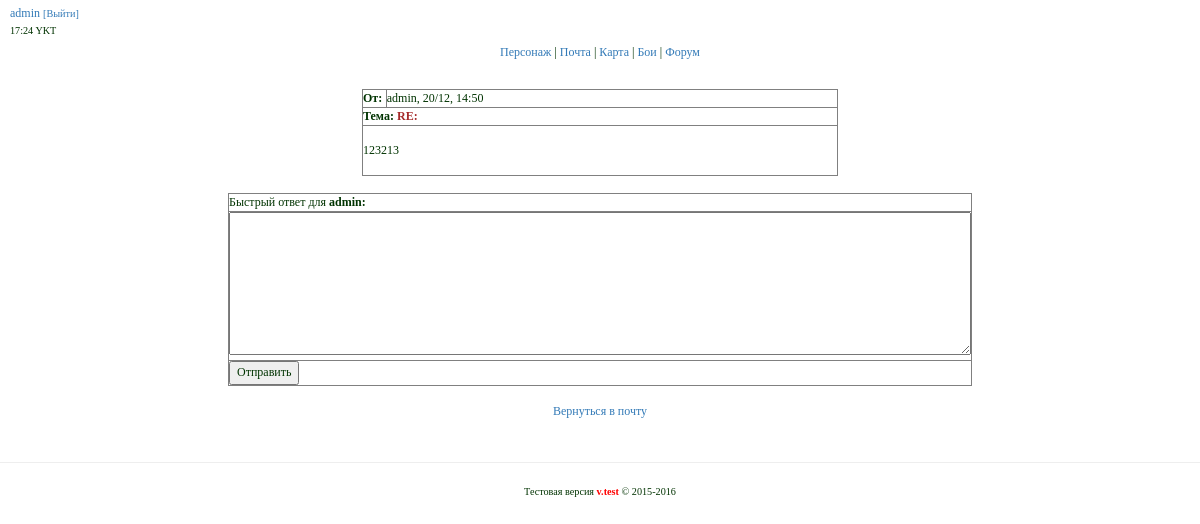
Screenshot of /mail/read?type=1&id_mail=1513749029 (signed in) with the database file from the repository.
### tables this page shows
CREATE TABLE IF NOT EXISTS `mail` (
  `id` int(11) unsigned NOT NULL AUTO_INCREMENT,
  `id_mail` varchar(256) NOT NULL,
  `type` int(11) NOT NULL,
  `sender` varchar(255) NOT NULL,
  `receiver` varchar(255) NOT NULL,
  `date` varchar(255) NOT NULL,
  `title` varchar(255) NOT NULL,
  `text` text NOT NULL,
  `new` int(11) NOT NULL DEFAULT '1',
  PRIMARY KEY (`id`)
);

### app/core/viewClass.php (called while the page is built)
<?php
class View {
    public function render($title,$content,$template,$data=null,$data2=null,$data3=null) {
        include 'app/views/'.$template;
    }
}

### app/start.php (called while the page is built, shortened)
<?php
require_once 'core/viewClass.php';
require_once 'core/modelClass.php';
Router::run();

### index.php (called while the page is built, shortened)
<?php
require_once 'app/start.php';

### app/core/modelClass.php (called while the page is built, shortened)
<?php
class Model {
    public $mysqli;
    public function __construct() {
        $this->mysqli = new mysqli(Config::DBHOST,Config::DBUSER,Config::DBPASS,Config::DBNAME);
        $this->mysqli->query("SET NAMES 'utf8'");
    }
    public function query($query) {
        return $this->mysqli->query($query);
    }
    public function select($query) {
        $res = $this->query($query);
        $ret = [];
        while($row = mysqli_fetch_assoc($res)) {
            $ret[] = $row;
        }
        return $ret;
    }
}

### app/models/modelMail.php (called while the page is built, shortened)
<?php
class ModelMail extends Model {
    public function getInboxMailBySmsID($sms_id,$receiver) {
        $data = "SELECT * FROM `mail` WHERE `id_mail` = '$sms_id' AND `type` = 1";
        $data = $this->select($data);
        return $data;
    }
}

### app/views/mail/readInBox.php (the view, shortened to what this page needs)
<div class="mail">
    <table border="1" width="40%" align="center">
        <?php foreach($data as $mail): ;?>
        <tr>
            <td width="5%">
                <b>От:</b>
            </td>
            <td>
                <?=$mail['sender']?>, <?=$mail['date']?>
            </td>
        </tr>
        <tr>
            <td colspan="2">
                <b>Тема: <font color="#a52a2a"><?=$mail['title']?></font></b>
            </td>
        </tr>
        <tr>
            <td colspan="2" height="50" align="top">
                <?=nl2br(htmlentities($mail['text']))?>
            </td>
        </tr>
        <?php endforeach ;?>
    </table>
    <br>
    <table border="1" width="40%" align="center">
        <form action="/mail/postMail" method="POST">
        <tr>
            <td>
                Быстрый ответ для <b><?=$mail['sender']?>:</b>
            </td>
        </tr>
        <tr>
            <td>
                <textarea rows="8" cols="103" name="text"></textarea>
            </td>
        </tr>
        <tr>
            <td>
                <input type="submit" name="submit" value="Отправить">
            </td>
        </tr>
        </form>
    </table>
    <br>
    <table border="0" align="center" width="40%">
        <tr>
            <td align="center">
                <a href="/mail">Вернуться в почту</a>
            </td>
        </tr>
    </table>
</div>

### css/style.css (style rules this page uses)
div { margin: 5px; }
body { FONT-SIZE: 9pt; COLOR: #003300; FONT-FAMILY: verdana,geneva,arial cyr; }

### rows the page displays
mail: sender "admin", date "20/12, 14:50", title "RE:", text "123213"

### other values shown
$_COOKIE['login'] "admin"
